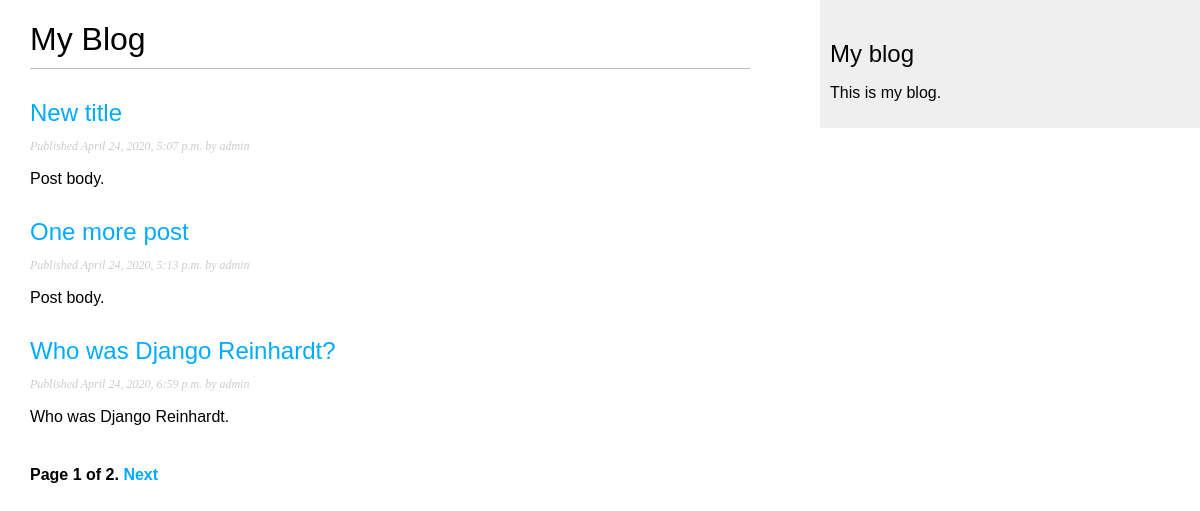
Screenshot of /blog/ with the database file from the repository.
### blog/models.py (models this page shows, shortened)
class Post(models.Model):
    STATUS_CHOICES = (
        ('draft', 'Draft'),
        ('published', 'Published'),
    )
    title = models.CharField(max_length=250)
    slug = models.SlugField(max_length=250,
                            unique_for_date='publish')
    author = models.ForeignKey(
        User, on_delete=models.CASCADE, related_name='blog_posts')
    body = models.TextField()
    publish = models.DateTimeField(default=timezone.now)
    created = models.DateTimeField(auto_now=True)
    updated = models.DateTimeField(auto_now=True)
    status = models.CharField(
        max_length=10, choices=STATUS_CHOICES, default='draft')
    objects = models.Manager()  # The default manager.
    published = PublishedManager()  # Our custom manager.
    class meta:
        ordering = ('-publish',)
    def get_absolute_url(self):
        return reverse('blog:post_detail',
                       args=[self.publish.year,
                             self.publish.month,
                             self.publish.day, self.slug])

### blog/views.py (the view)
# urls.py: path('', views.PostListView.as_view(), name='post_list'),
class PostListView(ListView):
    queryset = Post.published.all()
    context_object_name = 'posts'
    paginate_by = 3
    template_name = 'blog/post/list.html'

### blog/templates/blog/post/list.html (shortened to what this page needs)
{% extends "blog/base.html" %}
{% block content %}
<h1>My Blog</h1>
{% for post in posts %}
<h2>
  <a href="{{ post.get_absolute_url }}">
    {{ post.title }}
  </a>
</h2>
<p class="date">
  Published {{ post.publish }} by {{ post.author }}
</p>
{{ post.body|truncatewords:30|linebreaks }}
{% endfor %}
{% include "pagination.html" with page=page_obj %}
{% endblock %}

### blog/static/css/blog.css (style rules this page uses)
body { margin: 0; padding: 0; font-family: helvetica, sans-serif; }
a { color: #00abff; text-decoration: none; }
h1 { font-weight: normal; border-bottom: 1px solid #bbb; padding: 0 0 10px 0; }
h2 { font-weight: normal; margin: 30px 0 0; }
p.date { color: #ccc; font-family: georgia, serif; font-size: 12px; font-style: italic; }

### rows the page displays
Post: title "New title", publish "April 24, 2020, 5:07 p.m.", author "admin", body "Post body."
Post: title "One more post", publish "April 24, 2020, 5:13 p.m.", author "admin", body "Post body."
Post: title "Who was Django Reinhardt?", publish "April 24, 2020, 6:59 p.m.", author "admin", body "Who was Django Reinhardt."

### other values shown
{{ page.number }} "1"
{{ page.paginator.num_pages }} "2"
